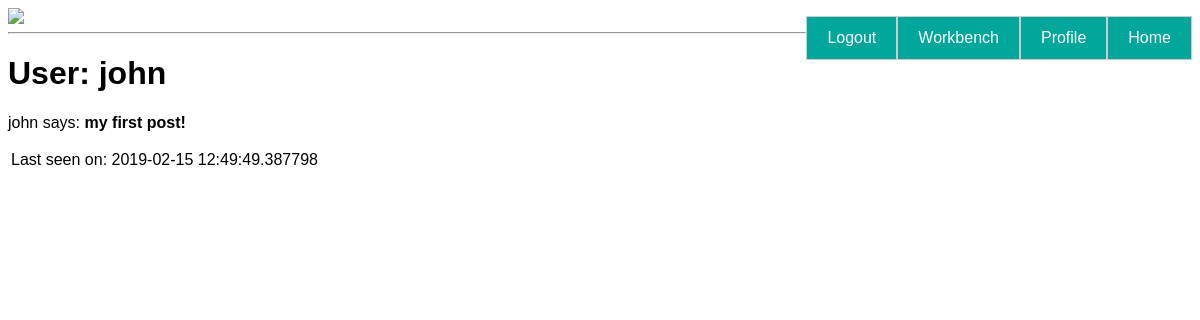
Page /profile/john (signed in) on the committed database.
### app/models.py (models this page shows, shortened)
class User(db.Model, UserMixin):
    id = db.Column(db.Integer, primary_key=True)
    username = db.Column(db.String(64), index=True, unique=True)
    email = db.Column(db.String(120), index=True, unique=True)
    password_hash = db.Column(db.String(128))
    posts = db.relationship('Post', backref='author', lazy='dynamic')
    education_info = db.relationship("EducationInfo", backref="author", lazy="dynamic")
    employment = db.relationship("Employment", backref="author", lazy="dynamic")
    professional_studies = db.relationship("ProfessionalStudies", backref="author", lazy="dynamic")
    distinctions_and_awards = db.relationship("DistinctionsAndAwards", backref="author", lazy="dynamic")
    funding_diversification = db.relationship("FundingDiversification", backref="author", lazy="dynamic")
    team_members = db.relationship("TeamMembers", backref="author", lazy="dynamic")
    about_me = db.Column(db.String(140))
    last_seen = db.Column(db.DateTime, default=datetime.utcnow())

class Post(db.Model):
    id = db.Column(db.Integer, primary_key=True)
    body = db.Column(db.String(140))
    timestamp = db.Column(db.DateTime, index=True, default=datetime.utcnow)
    user_id = db.Column(db.Integer, db.ForeignKey('user.id'))

### app/routes.py (the view)
@app.route('/profile/<username>')
@login_required
def profile(username):
    user = User.query.filter_by(username=username).first_or_404()
    posts = user.posts
    return render_template('profile.html', user=user, posts=posts, img=svg)

### app/models.py (called while the page is built)
@login.user_loader
def load_user(id):
    return User.query.get(int(id))

### app/routes.py (called while the page is built)
@app.before_request
def before_request():
    if current_user.is_authenticated:
        current_user.last_seen = datetime.utcnow()
        db.session.commit()

### app/templates/profile.html (shortened to what this page needs)
{% extends "base.html" %}
{% block content %}
    <h1>User: {{  user.username }}</h1>
    {% for post in posts %}
    <div><p>{{ post.author.username }} says: <b>{{ post.body }}</b></p></div>
    {% endfor %}
    <table>
        <tr valign=""top>
            <td>
                {% if user.last_seen %}<p>Last seen on: {{ user.last_seen }}</p>{%  endif %}
            </td>
        </tr>
    </table>
{% endblock %}

### app/static/css/style.css (style rules this page uses)
body { font-family: Arial, Helvetica, sans-serif; }

### rows in the picture
User: username "john", last_seen "2019-02-15 12:49:49.387798"
Post: author.username "john", body "my first post!"
